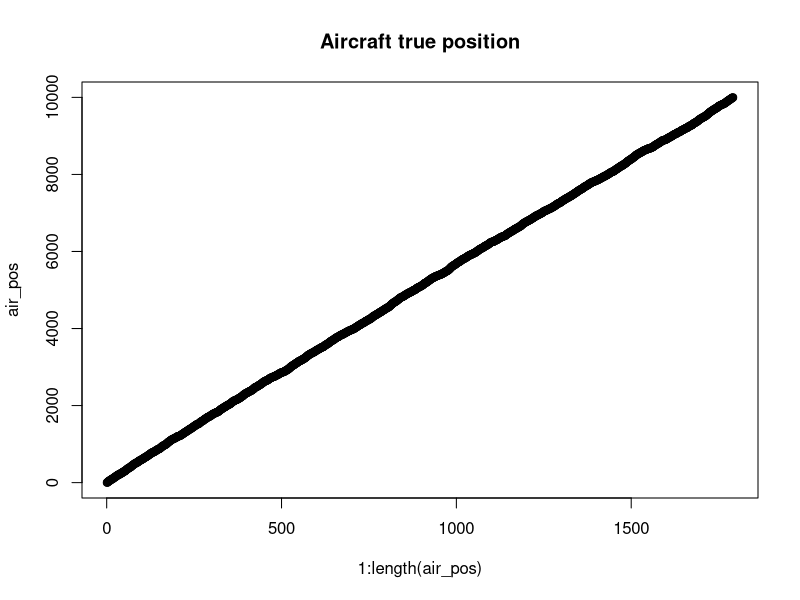
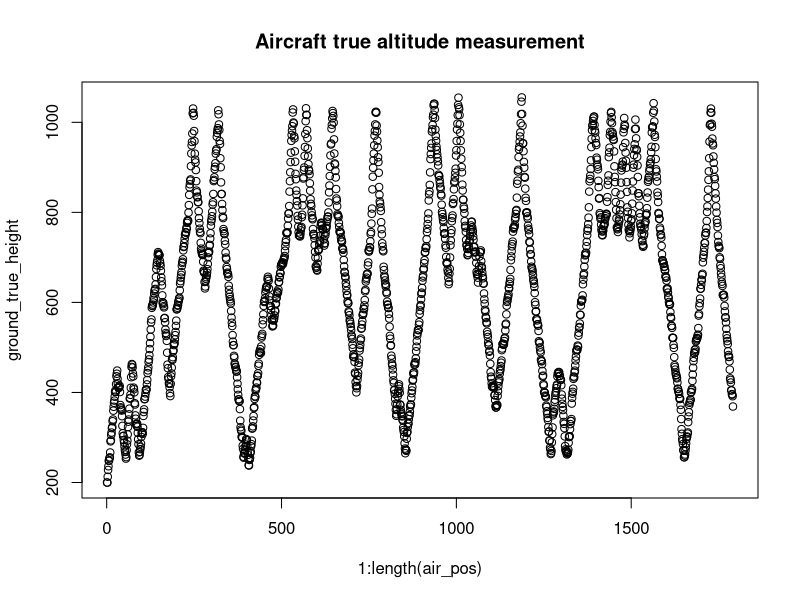
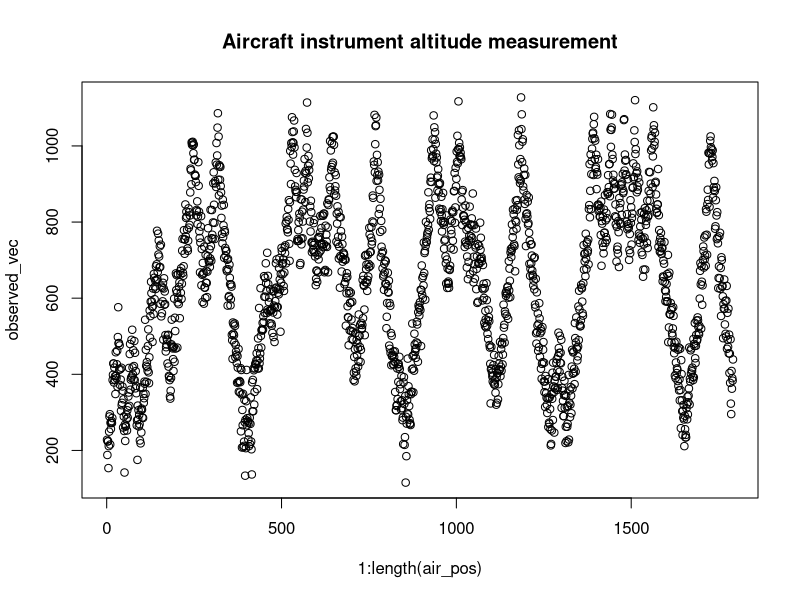
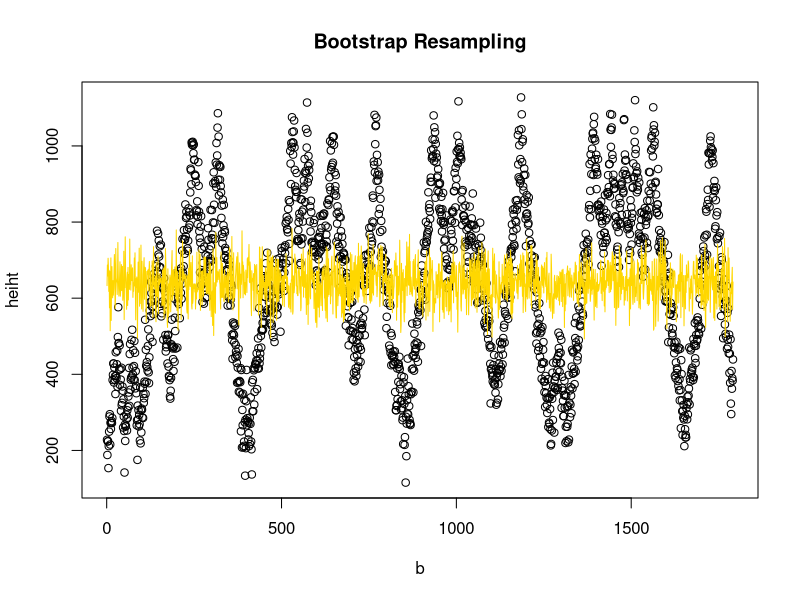
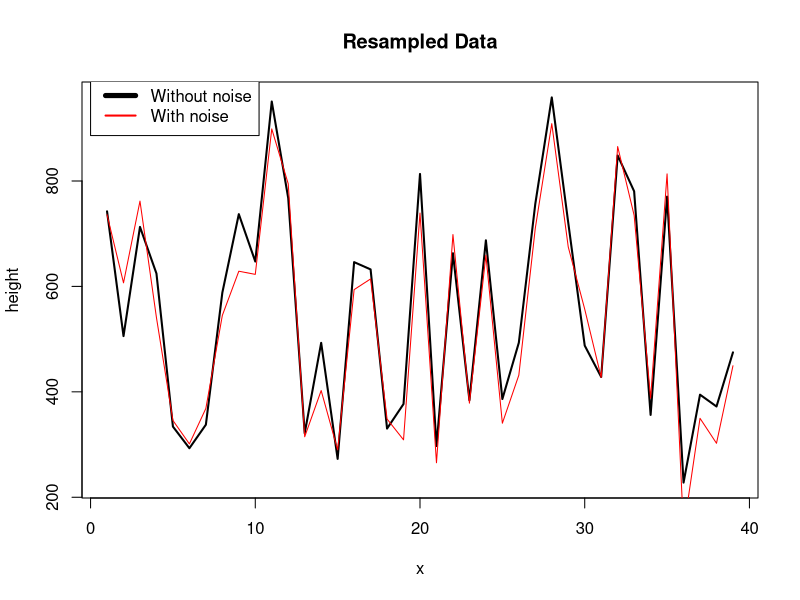

These figures' R source, in order:
## ---- chunk 1
knitr::opts_chunk$set(echo = TRUE)
## ---- chunk 2
min_v <- 1
max_v <- 10
aircraft_height <- 12000

# noise parameters
noise_mean <- 0 # assume that bias is correct
noise_sd <- 50
## ---- chunk 3
set.seed(12345)
dataset <- read.csv("terrain.csv")$x # TODO: read from data
cur_x <- 1
max_x <- length(dataset)
air_pos <- numeric()
while (cur_x <= max_x) {
    air_pos <- append(air_pos, c(cur_x)) # dynamic append
    cur_x <- cur_x + sample(min_v:max_v, 1)
}
ground_true_height <- dataset[air_pos]
## ---- chunk 4
plot(1:length(air_pos), air_pos, main = "Aircraft true position")
plot(1:length(air_pos), ground_true_height,main = "Aircraft true altitude measurement")
## ---- chunk 5
noise_vec <- rnorm(length(ground_true_height), mean = noise_mean, sd = noise_sd)
observed_vec <- ground_true_height + noise_vec
plot(1:length(air_pos), observed_vec, main = "Aircraft instrument altitude measurement")
## ---- chunk 6
#Using Bootstrap to resample Aircraft instrument altitude measured data
#normal Bootstrap
resample_boot = function(B, n) {
  Tboot = numeric(B)
  for(b in 1:B){
    xb = sample(observed_vec, n, replace = TRUE)
    Tboot[b] = mean(xb)
  }
  plot(1:length(air_pos), observed_vec,xlab='b', ylab='heiht', main = "Bootstrap Resampling")

  lines(1:length(Tboot), Tboot,main = "Bootstrap Resampling",col='gold')
}
resample_boot(length(air_pos),20)

## ---- chunk 7
#Resampling
resample = function(N,M) {
  resampled_vec <- numeric()#vector to store resampling data
  for(i in 1:N) {
    xr = sample(ground_true_height,N,replace = TRUE) #take N samples with replacement
    rand_speed=sample(1:10,1); #generate random speed
    cur_weight = 1 / rand_speed #update weight
    if(cur_weight > M) { 
      resampled_vec=append(resampled_vec, c(xr[i])) #if weight > M, take sample i
    }
  }
  plot(1:length(resampled_vec), xlab='x', ylab='height', resampled_vec,main = "Resampled Data",type='l',lwd =2)
  noise_vec <- rnorm(length(resampled_vec),mean = noise_mean, sd = noise_sd)
  resampled_noi_vec = resampled_vec + noise_vec #considering noise factor
  lines(1:length(resampled_noi_vec), resampled_noi_vec,col='red')
  legend(0, 1000,c("Without noise","With noise"),lwd=c(5,2),col=c("black","red"))
  return(c(sd(ground_true_height), sd(resampled_vec)))
}
  
resample(200,0.45)
